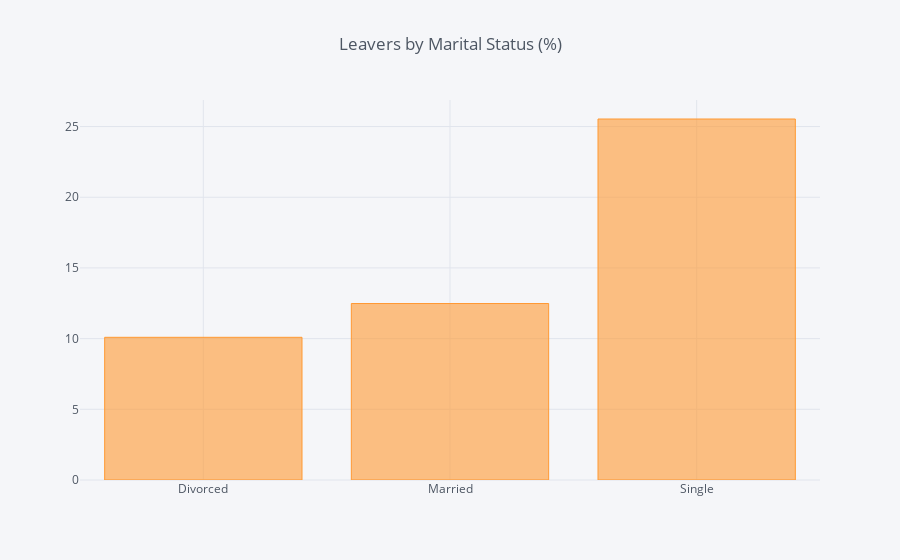

Here is the notebook cell this chart was saved with:
### Code cell
df_Marital = pd.DataFrame(columns=["Marital Status", "% of Leavers"])
i=0
for field in list(df_HR['MaritalStatus'].unique()):
    ratio = df_HR[(df_HR['MaritalStatus']==field)&(df_HR['Attrition']=="Yes")].shape[0] / df_HR[df_HR['MaritalStatus']==field].shape[0]
    df_Marital.loc[i] = (field, ratio*100)
    i += 1
    #print("In {}, the ratio of leavers is {:.2f}%".format(field, ratio*100))    
df_MF = df_Marital.groupby(by="Marital Status").sum()
df_MF.iplot(kind='bar',title='Leavers by Marital Status (%)')

### Figure 1 — Plotly figure (JSON) as saved in the notebook; plotly's stock layout.template omitted (floating-point values rounded to 4 significant figures)
{"data": [{"marker": {"color": "rgba(255, 153, 51, 0.6)", "line": {"color": "rgba(255, 153, 51, 1.0)", "width": 1}}, "name": "% of Leavers", "orientation": "v", "text": "", "type": "bar", "uid": "377e186a-e6d6-47a3-b3c4-7021e3067ebe", "x": ["Divorced", "Married", "Single"], "y": [10.09, 12.48, 25.53]}], "layout": {"legend": {"bgcolor": "#F5F6F9", "font": {"color": "#4D5663"}}, "paper_bgcolor": "#F5F6F9", "plot_bgcolor": "#F5F6F9", "title": {"font": {"color": "#4D5663"}, "text": "Leavers by Marital Status (%)"}, "xaxis": {"gridcolor": "#E1E5ED", "showgrid": true, "tickfont": {"color": "#4D5663"}, "title": {"font": {"color": "#4D5663"}, "text": ""}, "zerolinecolor": "#E1E5ED"}, "yaxis": {"gridcolor": "#E1E5ED", "showgrid": true, "tickfont": {"color": "#4D5663"}, "title": {"font": {"color": "#4D5663"}, "text": ""}, "zerolinecolor": "#E1E5ED"}}}
